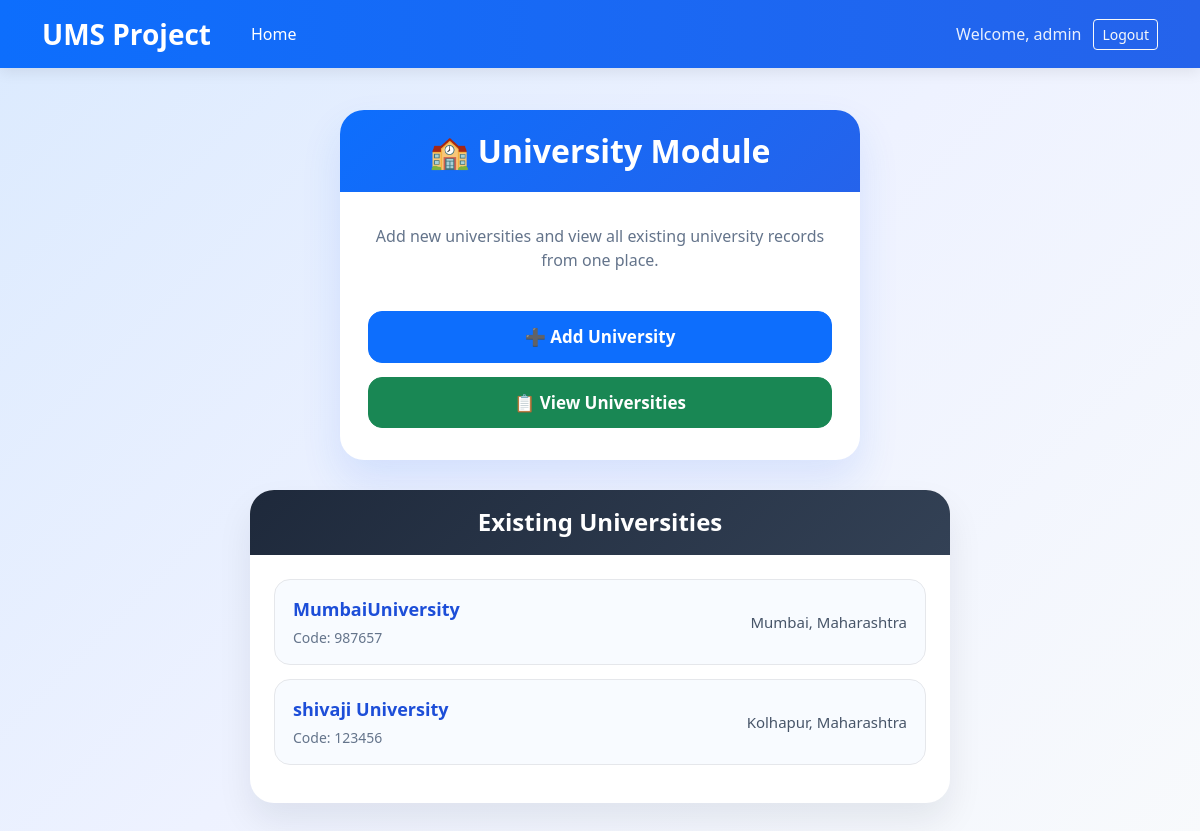
The page /universities/ (signed in) on the database its author committed.
### University/models.py (models this page shows, shortened)
class University(models.Model):
    u_name = models.CharField(max_length=100)
    u_code = models.CharField(max_length=20, unique=True)
    u_city = models.CharField(max_length=100)
    u_state = models.CharField(max_length=100)
    u_email = models.EmailField(unique=True, null=True, blank=True)
    u_contact = models.CharField(max_length=15, null=True, blank=True)

### University/views.py (the view)
# urls.py: path('', views.university_home, name='university_home'),
@login_required
def university_home(request):
    universities = University.objects.all()
    return render(request, "University/university_home.html", {"universities": universities})

### University/templates/University/university_home.html (shortened to what this page needs)
<!DOCTYPE html>
<html>
<head>
    <link rel="stylesheet" href="https://cdn.jsdelivr.net/npm/bootstrap@5.3.0/dist/css/bootstrap.min.css">
</head>
<body>
    <nav class="navbar navbar-expand-lg navbar-dark fixed-top">
        <div class="container">
            <a class="navbar-brand" href="{% url 'Home' %}">UMS Project</a>
            <ul class="navbar-nav ms-3">
                <li class="nav-item">
                    <a class="nav-link text-white" href="{% url 'Home' %}">Home</a>
                </li>
            </ul>
            <div class="ms-auto d-flex align-items-center">
                {% if user.is_authenticated %}
                    <span class="welcome-text">Welcome, {{ user.username }}</span>
                    <form action="{% url 'logout' %}" method="post" style="display:inline;">
                        <button type="submit" class="btn btn-outline-light btn-sm">Logout</button>
                    </form>
                {% else %}
                    <a href="{% url 'login' %}" class="btn btn-outline-light btn-sm">Login</a>
                {% endif %}
            </div>
        </div>
    </nav>
    <div class="main-wrapper">
        <div class="hero-card">
            <div class="hero-header">
                <h2>🏫 University Module</h2>
            </div>
            <div class="hero-body">
                <p class="hero-subtext">
                    Add new universities and view all existing university records from one place.
                </p>
                <a href="{% url 'universities:add_university' %}" class="btn btn-primary btn-custom">
                    ➕ Add University
                </a>
                <a href="{% url 'universities:display_university' %}" class="btn btn-success btn-custom">
                    📋 View Universities
                </a>
            </div>
        </div>
        <div class="list-card">
            <div class="list-header">
                <h5>Existing Universities</h5>
            </div>
            <div class="list-body">
                {% if universities %}
                    {% for u in universities %}
                        <div class="university-item">
                            <div class="row align-items-center">
                                <div class="col-md-7">
                                    <div class="university-name">{{ u.u_name }}</div>
                                    <div class="university-code">Code: {{ u.u_code }}</div>
                                </div>
                                <div class="col-md-5">
                                    <div class="university-location">{{ u.u_city }}, {{ u.u_state }}</div>
                                </div>
                            </div>
                        </div>
                    {% endfor %}
                {% else %}
                    <div class="empty-state">
                        No universities found.
                    </div>
                {% endif %}
            </div>
        </div>
    </div>
</body>
</html>

### University/templates/University/university_home.html (style rules this page uses)
body { background: linear-gradient(135deg, #dbeafe, #eef2ff, #f8fafc); min-height: 100vh; margin: 0; font-family: 'Segoe UI', sans-serif; }
.navbar { background: linear-gradient(90deg, #0d6efd, #2563eb); box-shadow: 0 4px 14px rgba(0,0,0,0.08); }
.navbar-brand { font-weight: 700; font-size: 28px; color: white !important; }
.nav-link { font-weight: 500; }
.welcome-text { color: rgba(255,255,255,0.9); margin-right: 12px; }
.main-wrapper { padding-top: 110px; padding-bottom: 40px; }
.hero-card { max-width: 520px; margin: 0 auto 30px auto; border: none; border-radius: 24px; overflow: hidden; box-shadow: 0 20px 40px rgba(37, 99, 235, 0.12); background: white; }
.hero-header { background: linear-gradient(135deg, #0d6efd, #2563eb); color: white; text-align: center; padding: 22px 20px; }
.hero-header h2 { margin: 0; font-size: 32px; font-weight: 700; }
.hero-body { padding: 32px 28px; text-align: center; }
.hero-subtext { color: #64748b; font-size: 16px; margin-bottom: 25px; }
.btn-custom { width: 100%; margin-top: 14px; border-radius: 14px; padding: 12px; font-weight: 600; font-size: 17px; transition: 0.2s ease; }
.list-card { max-width: 700px; margin: 0 auto; border: none; border-radius: 24px; overflow: hidden; box-shadow: 0 18px 35px rgba(15, 23, 42, 0.08); background: white; }
.list-header { background: linear-gradient(135deg, #1e293b, #334155); color: white; padding: 18px 24px; text-align: center; }
.list-header h5 { margin: 0; font-size: 24px; font-weight: 700; }
.list-body { padding: 24px; }
.university-item { border: 1px solid #e5e7eb; border-radius: 16px; padding: 16px 18px; margin-bottom: 14px; background: #f8fbff; transition: 0.2s ease; }
.university-name { font-size: 18px; font-weight: 700; color: #1d4ed8; margin-bottom: 4px; }
.university-code { color: #64748b; font-size: 14px; }
.university-location { text-align: right; color: #475569; font-size: 15px; font-weight: 500; }

### rows shown on the page
University: u_name "MumbaiUniversity", u_code "987657", u_city "Mumbai", u_state "Maharashtra"
University: u_name "shivaji University", u_code "123456", u_city "Kolhapur", u_state "Maharashtra"

### other values the page prints
{{ user.username }} "admin"
